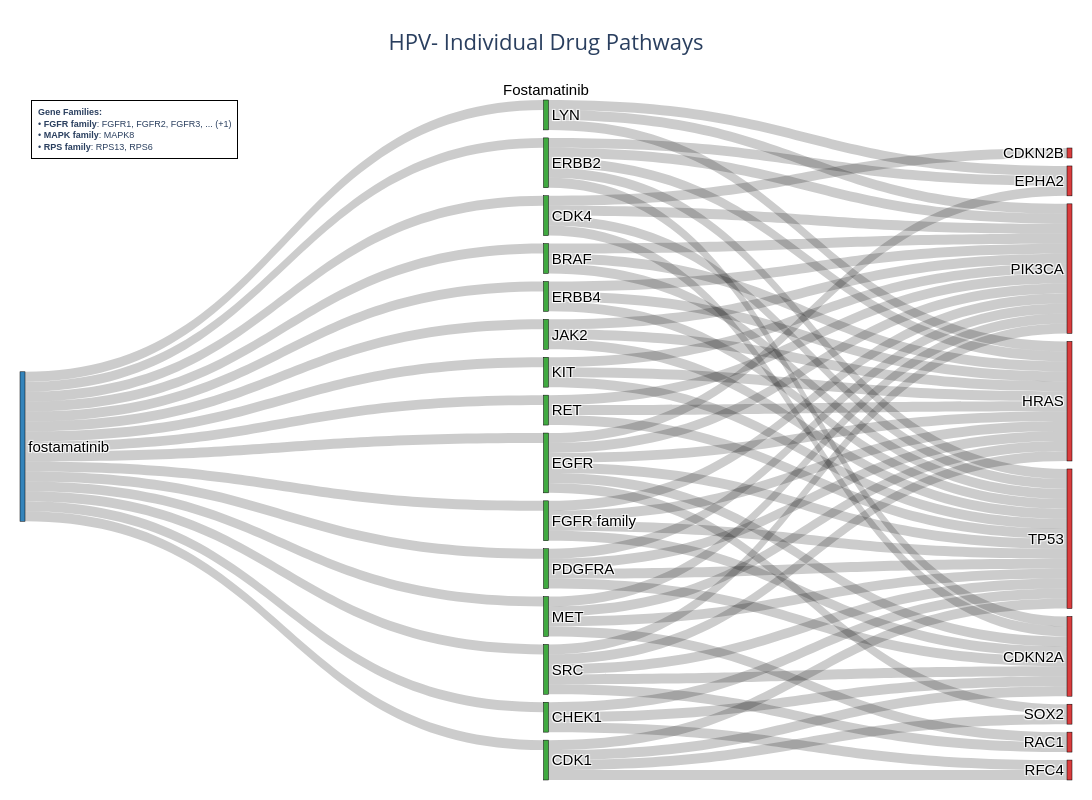
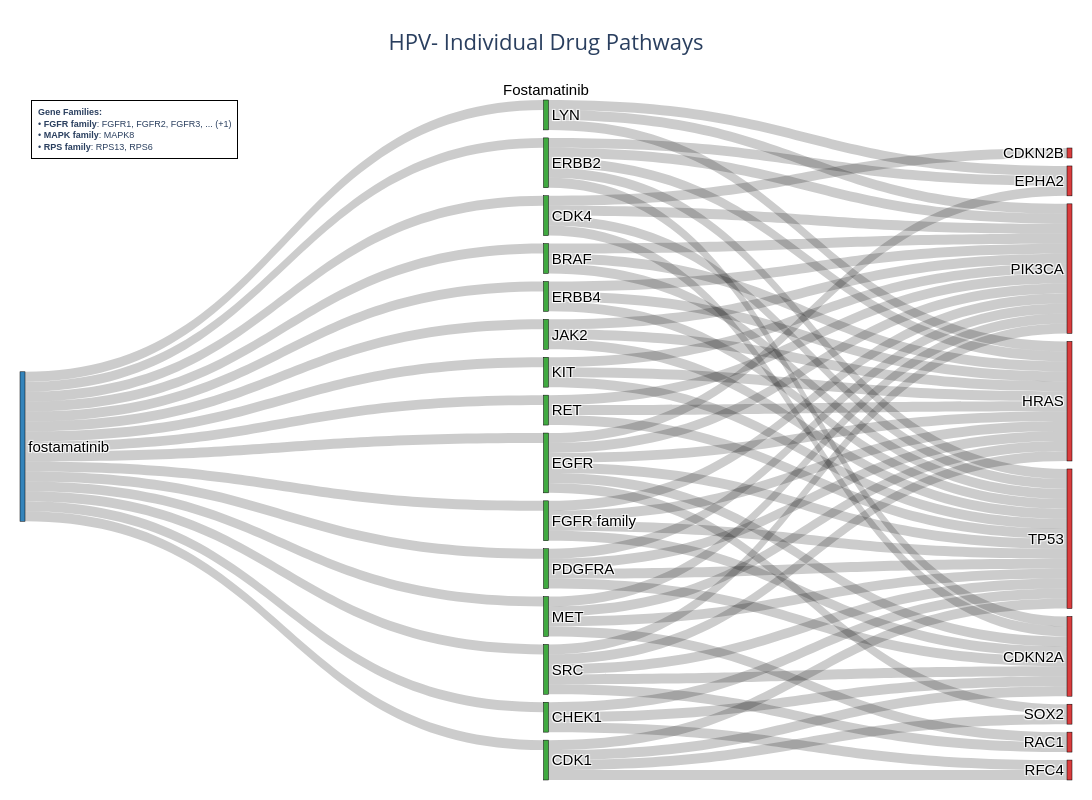

The notebook cell saved with these charts, in order:
### Code cell
### examples of checking specific genes and drugs
create_single_drug_diagram('fostamatinib', cohort='HPV-')

### Figure 1 — Plotly figure (JSON) as saved in the notebook; plotly's stock layout.template omitted (floating-point values rounded to 4 significant figures)
{"data": [{"arrangement": "snap", "domain": {"x": [0, 1], "y": [0, 1]}, "link": {"color": "rgba(0, 0, 0, 0.2)", "source": [0, 0, 0, 0, 0, 0, 0, 0, 0, 0, 0, 0, 0, 0, 0, 7, 5, 5, 12, 6, 6, 10, 14, 13, 8, 11, 15, 10, 13, 13, 5, 15, 15, 1, 8, 9, 14, 1, 2, 2, 2, 2, 4, 4, 4, 10, 11, 11, 15, 7, 7, 9, 9, 8, 1, 12, 12, 12, 5, 5, 5, 8, 14, 6, 6, 6, 3, 3, 13, 15, 3, 3], "target": [10, 7, 9, 2, 1, 11, 12, 5, 8, 14, 4, 6, 3, 13, 15, 20, 20, 16, 20, 20, 16, 20, 20, 20, 20, 20, 20, 24, 16, 24, 24, 16, 24, 20, 16, 20, 24, 24, 22, 23, 16, 24, 22, 16, 24, 19, 18, 19, 19, 19, 24, 19, 24, 19, 19, 19, 24, 21, 19, 23, 18, 24, 19, 19, 18, 24, 20, 24, 19, 21, 17, 16], "value": [1, 1, 1, 1, 1, 1, 1, 1, 1, 1, 1, 1, 1, 1, 1, 1, 1, 1, 1, 1, 1, 1, 1, 1, 1, 1, 1, 1, 1, 1, 1, 1, 1, 1, 1, 1, 1, 1, 1, 1, 1, 1, 1, 1, 1, 1, 1, 1, 1, 1, 1, 1, 1, 1, 1, 1, 1, 1, 1, 1, 1, 1, 1, 1, 1, 1, 1, 1, 1, 1, 1, 1]}, "node": {"color": ["rgba(31, 119, 180, 0.9)", "rgba(44, 160, 44, 0.9)", "rgba(44, 160, 44, 0.9)", "rgba(44, 160, 44, 0.9)", "rgba(44, 160, 44, 0.9)", "rgba(44, 160, 44, 0.9)", "rgba(44, 160, 44, 0.9)", "rgba(44, 160, 44, 0.9)", "rgba(44, 160, 44, 0.9)", "rgba(44, 160, 44, 0.9)", "rgba(44, 160, 44, 0.9)", "rgba(44, 160, 44, 0.9)", "rgba(44, 160, 44, 0.9)", "rgba(44, 160, 44, 0.9)", "rgba(44, 160, 44, 0.9)", "rgba(44, 160, 44, 0.9)", "rgba(214, 39, 40, 0.9)", "rgba(214, 39, 40, 0.9)", "rgba(214, 39, 40, 0.9)", "rgba(214, 39, 40, 0.9)", "rgba(214, 39, 40, 0.9)", "rgba(214, 39, 40, 0.9)", "rgba(214, 39, 40, 0.9)", "rgba(214, 39, 40, 0.9)", "rgba(214, 39, 40, 0.9)"], "label": ["fostamatinib", "BRAF", "CDK1", "CDK4", "CHEK1", "EGFR", "ERBB2", "ERBB4", "FGFR family", "JAK2", "KIT", "LYN", "MET", "PDGFRA", "RET", "SRC", "CDKN2A", "CDKN2B", "EPHA2", "HRAS", "PIK3CA", "RAC1", "RFC4", "SOX2", "TP53"], "line": {"color": "black", "width": 0.5}, "pad": 8, "thickness": 5}, "textfont": {"color": "black", "family": "Arial", "size": 15}, "type": "sankey", "valueformat": ".0f"}], "layout": {"annotations": [{"font": {"color": "black", "family": "Arial", "size": 15}, "showarrow": false, "text": "Fostamatinib", "x": 0.5, "xanchor": "center", "xref": "paper", "y": 1, "yanchor": "bottom", "yref": "paper"}, {"align": "left", "bgcolor": "rgba(255, 255, 255, 0.9)", "bordercolor": "black", "borderpad": 6, "borderwidth": 1, "font": {"family": "Arial", "size": 9}, "showarrow": false, "text": "<b>Gene Families:</b><br>• <b>FGFR family</b>: FGFR1, FGFR2, FGFR3, ... (+1)<br>• <b>MAPK family</b>: MAPK8<br>• <b>RPS family</b>: RPS13, RPS6", "x": 0.01, "xanchor": "left", "xref": "paper", "y": 1, "yanchor": "top", "yref": "paper"}], "font": {"size": 14}, "height": 800, "margin": {"b": 20, "l": 20, "r": 20, "t": 100}, "showlegend": false, "title": {"font": {"size": 22}, "text": "HPV- Individual Drug Pathways<br>", "x": 0.5, "xanchor": "center"}, "width": 1200}}

### Figure 2 — Plotly figure (JSON) as saved in the notebook; plotly's stock layout.template omitted (floating-point values rounded to 4 significant figures)
{"data": [{"arrangement": "snap", "domain": {"x": [0, 1], "y": [0, 1]}, "link": {"color": "rgba(0, 0, 0, 0.2)", "source": [0, 0, 0, 0, 0, 0, 0, 0, 0, 0, 0, 0, 0, 0, 0, 7, 5, 5, 12, 6, 6, 10, 14, 13, 8, 11, 15, 10, 13, 13, 5, 15, 15, 1, 8, 9, 14, 1, 2, 2, 2, 2, 4, 4, 4, 10, 11, 11, 15, 7, 7, 9, 9, 8, 1, 12, 12, 12, 5, 5, 5, 8, 14, 6, 6, 6, 3, 3, 13, 15, 3, 3], "target": [10, 7, 9, 2, 1, 11, 12, 5, 8, 14, 4, 6, 3, 13, 15, 20, 20, 16, 20, 20, 16, 20, 20, 20, 20, 20, 20, 24, 16, 24, 24, 16, 24, 20, 16, 20, 24, 24, 22, 23, 16, 24, 22, 16, 24, 19, 18, 19, 19, 19, 24, 19, 24, 19, 19, 19, 24, 21, 19, 23, 18, 24, 19, 19, 18, 24, 20, 24, 19, 21, 17, 16], "value": [1, 1, 1, 1, 1, 1, 1, 1, 1, 1, 1, 1, 1, 1, 1, 1, 1, 1, 1, 1, 1, 1, 1, 1, 1, 1, 1, 1, 1, 1, 1, 1, 1, 1, 1, 1, 1, 1, 1, 1, 1, 1, 1, 1, 1, 1, 1, 1, 1, 1, 1, 1, 1, 1, 1, 1, 1, 1, 1, 1, 1, 1, 1, 1, 1, 1, 1, 1, 1, 1, 1, 1]}, "node": {"color": ["rgba(31, 119, 180, 0.9)", "rgba(44, 160, 44, 0.9)", "rgba(44, 160, 44, 0.9)", "rgba(44, 160, 44, 0.9)", "rgba(44, 160, 44, 0.9)", "rgba(44, 160, 44, 0.9)", "rgba(44, 160, 44, 0.9)", "rgba(44, 160, 44, 0.9)", "rgba(44, 160, 44, 0.9)", "rgba(44, 160, 44, 0.9)", "rgba(44, 160, 44, 0.9)", "rgba(44, 160, 44, 0.9)", "rgba(44, 160, 44, 0.9)", "rgba(44, 160, 44, 0.9)", "rgba(44, 160, 44, 0.9)", "rgba(44, 160, 44, 0.9)", "rgba(214, 39, 40, 0.9)", "rgba(214, 39, 40, 0.9)", "rgba(214, 39, 40, 0.9)", "rgba(214, 39, 40, 0.9)", "rgba(214, 39, 40, 0.9)", "rgba(214, 39, 40, 0.9)", "rgba(214, 39, 40, 0.9)", "rgba(214, 39, 40, 0.9)", "rgba(214, 39, 40, 0.9)"], "label": ["fostamatinib", "BRAF", "CDK1", "CDK4", "CHEK1", "EGFR", "ERBB2", "ERBB4", "FGFR family", "JAK2", "KIT", "LYN", "MET", "PDGFRA", "RET", "SRC", "CDKN2A", "CDKN2B", "EPHA2", "HRAS", "PIK3CA", "RAC1", "RFC4", "SOX2", "TP53"], "line": {"color": "black", "width": 0.5}, "pad": 8, "thickness": 5}, "textfont": {"color": "black", "family": "Arial", "size": 15}, "type": "sankey", "valueformat": ".0f"}], "layout": {"annotations": [{"font": {"color": "black", "family": "Arial", "size": 15}, "showarrow": false, "text": "Fostamatinib", "x": 0.5, "xanchor": "center", "xref": "paper", "y": 1, "yanchor": "bottom", "yref": "paper"}, {"align": "left", "bgcolor": "rgba(255, 255, 255, 0.9)", "bordercolor": "black", "borderpad": 6, "borderwidth": 1, "font": {"family": "Arial", "size": 9}, "showarrow": false, "text": "<b>Gene Families:</b><br>• <b>FGFR family</b>: FGFR1, FGFR2, FGFR3, ... (+1)<br>• <b>MAPK family</b>: MAPK8<br>• <b>RPS family</b>: RPS13, RPS6", "x": 0.01, "xanchor": "left", "xref": "paper", "y": 1, "yanchor": "top", "yref": "paper"}], "font": {"size": 14}, "height": 800, "margin": {"b": 20, "l": 20, "r": 20, "t": 100}, "showlegend": false, "title": {"font": {"size": 22}, "text": "HPV- Individual Drug Pathways<br>", "x": 0.5, "xanchor": "center"}, "width": 1200}}
